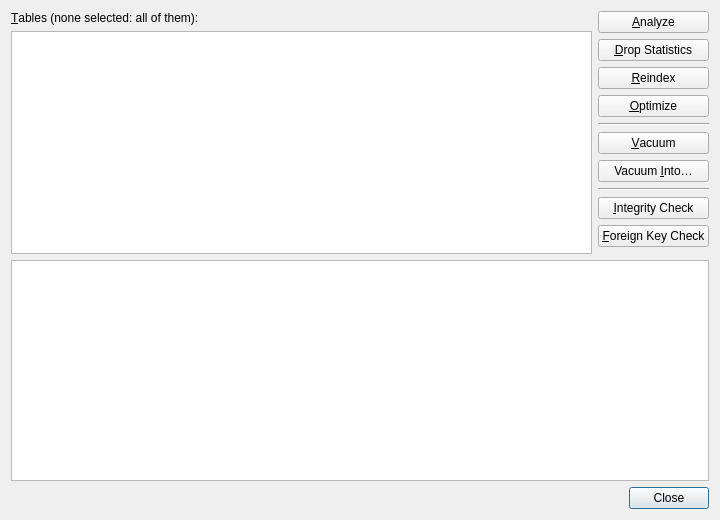
<?xml version="1.0" encoding="UTF-8"?>
<ui version="4.0">
 <class>MaintenanceDialog</class>
 <widget class="QDialog" name="MaintenanceDialog">
  <property name="geometry">
   <rect>
    <x>0</x>
    <y>0</y>
    <width>720</width>
    <height>520</height>
   </rect>
  </property>
  <property name="windowTitle">
   <string>Maintenance</string>
  </property>
  <layout class="QVBoxLayout" name="layout">
   <item>
    <layout class="QHBoxLayout" name="top">
     <item>
      <layout class="QVBoxLayout" name="tablesLayout">
       <item>
        <widget class="QLabel" name="tablesLabel">
         <property name="text">
          <string>&amp;Tables (none selected: all of them):</string>
         </property>
         <property name="buddy">
          <cstring>tables</cstring>
         </property>
        </widget>
       </item>
       <item>
        <widget class="QListWidget" name="tables">
         <property name="selectionMode">
          <enum>QAbstractItemView::SelectionMode::ExtendedSelection</enum>
         </property>
        </widget>
       </item>
      </layout>
     </item>
     <item>
      <layout class="QVBoxLayout" name="actions">
       <item>
        <widget class="QPushButton" name="analyze">
         <property name="text">
          <string>&amp;Analyze</string>
         </property>
         <property name="toolTip">
          <string>Gather the statistics the query planner chooses indexes by</string>
         </property>
         <property name="autoDefault">
          <bool>false</bool>
         </property>
        </widget>
       </item>
       <item>
        <widget class="QPushButton" name="dropStatistics">
         <property name="text">
          <string>&amp;Drop Statistics</string>
         </property>
         <property name="toolTip">
          <string>Forget what Analyze gathered</string>
         </property>
         <property name="autoDefault">
          <bool>false</bool>
         </property>
        </widget>
       </item>
       <item>
        <widget class="QPushButton" name="reindex">
         <property name="text">
          <string>&amp;Reindex</string>
         </property>
         <property name="toolTip">
          <string>Build the indexes again from the rows</string>
         </property>
         <property name="autoDefault">
          <bool>false</bool>
         </property>
        </widget>
       </item>
       <item>
        <widget class="QPushButton" name="optimize">
         <property name="text">
          <string>&amp;Optimize</string>
         </property>
         <property name="toolTip">
          <string>PRAGMA optimize: Analyze where SQLite thinks it is worth it</string>
         </property>
         <property name="autoDefault">
          <bool>false</bool>
         </property>
        </widget>
       </item>
       <item>
        <widget class="Line" name="line">
         <property name="orientation">
          <enum>Qt::Orientation::Horizontal</enum>
         </property>
        </widget>
       </item>
       <item>
        <widget class="QPushButton" name="vacuum">
         <property name="text">
          <string>&amp;Vacuum</string>
         </property>
         <property name="toolTip">
          <string>Rewrite the whole database file without its free pages</string>
         </property>
         <property name="autoDefault">
          <bool>false</bool>
         </property>
        </widget>
       </item>
       <item>
        <widget class="QPushButton" name="vacuumInto">
         <property name="text">
          <string>Vacuum &amp;Into…</string>
         </property>
         <property name="toolTip">
          <string>Write a compact copy of the database to a new file, a backup</string>
         </property>
         <property name="autoDefault">
          <bool>false</bool>
         </property>
        </widget>
       </item>
       <item>
        <widget class="Line" name="line2">
         <property name="orientation">
          <enum>Qt::Orientation::Horizontal</enum>
         </property>
        </widget>
       </item>
       <item>
        <widget class="QPushButton" name="integrity">
         <property name="text">
          <string>&amp;Integrity Check</string>
         </property>
         <property name="toolTip">
          <string>Look through the whole file for damage</string>
         </property>
         <property name="autoDefault">
          <bool>false</bool>
         </property>
        </widget>
       </item>
       <item>
        <widget class="QPushButton" name="foreignKeys">
         <property name="text">
          <string>&amp;Foreign Key Check</string>
         </property>
         <property name="toolTip">
          <string>Rows that refer to rows that are not there</string>
         </property>
         <property name="autoDefault">
          <bool>false</bool>
         </property>
        </widget>
       </item>
       <item>
        <spacer name="actionsSpacer">
         <property name="orientation">
          <enum>Qt::Orientation::Vertical</enum>
         </property>
        </spacer>
       </item>
      </layout>
     </item>
    </layout>
   </item>
   <item>
    <widget class="QPlainTextEdit" name="log">
     <property name="readOnly">
      <bool>true</bool>
     </property>
    </widget>
   </item>
   <item>
    <widget class="QDialogButtonBox" name="buttons">
     <property name="standardButtons">
      <set>QDialogButtonBox::StandardButton::Close</set>
     </property>
    </widget>
   </item>
  </layout>
 </widget>
 <resources/>
 <connections/>
</ui>
